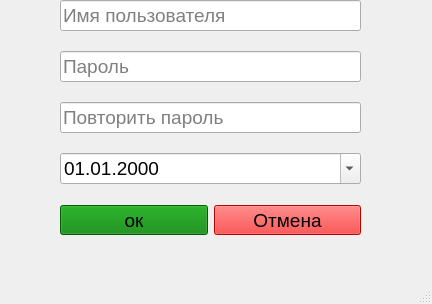
<?xml version="1.0" encoding="UTF-8"?>
<ui version="4.0">
 <class>RegisterWindow</class>
 <widget class="QMainWindow" name="RegisterWindow">
  <property name="geometry">
   <rect>
    <x>0</x>
    <y>0</y>
    <width>432</width>
    <height>304</height>
   </rect>
  </property>
  <property name="windowTitle">
   <string>Регистрация</string>
  </property>
  <widget class="QWidget" name="centralwidget">
   <widget class="QWidget" name="verticalLayoutWidget">
    <property name="geometry">
     <rect>
      <x>40</x>
      <y>0</y>
      <width>341</width>
      <height>235</height>
     </rect>
    </property>
    <layout class="QVBoxLayout" name="verticalLayout">
     <property name="spacing">
      <number>20</number>
     </property>
     <property name="leftMargin">
      <number>20</number>
     </property>
     <property name="rightMargin">
      <number>20</number>
     </property>
     <item>
      <widget class="QLineEdit" name="InputPassword_2">
       <property name="font">
        <font>
         <pointsize>14</pointsize>
        </font>
       </property>
       <property name="placeholderText">
        <string>Имя пользователя</string>
       </property>
      </widget>
     </item>
     <item>
      <widget class="QLineEdit" name="InputPassword">
       <property name="font">
        <font>
         <pointsize>14</pointsize>
        </font>
       </property>
       <property name="placeholderText">
        <string>Пароль</string>
       </property>
      </widget>
     </item>
     <item>
      <widget class="QLineEdit" name="InputPssword2">
       <property name="font">
        <font>
         <pointsize>14</pointsize>
        </font>
       </property>
       <property name="placeholderText">
        <string>Повторить пароль</string>
       </property>
      </widget>
     </item>
     <item>
      <widget class="QDateEdit" name="InputDate">
       <property name="font">
        <font>
         <pointsize>14</pointsize>
        </font>
       </property>
       <property name="specialValueText">
        <string extracomment="Дата рождения">Дата рождения</string>
       </property>
       <property name="displayFormat">
        <string>dd.MM.yyyy</string>
       </property>
       <property name="calendarPopup">
        <bool>true</bool>
       </property>
       <property name="timeSpec">
        <enum>Qt::LocalTime</enum>
       </property>
      </widget>
     </item>
     <item>
      <layout class="QHBoxLayout" name="horizontalLayout">
       <property name="spacing">
        <number>6</number>
       </property>
       <property name="sizeConstraint">
        <enum>QLayout::SetMinimumSize</enum>
       </property>
       <property name="topMargin">
        <number>1</number>
       </property>
       <item>
        <widget class="QPushButton" name="BtnReg">
         <property name="font">
          <font>
           <pointsize>14</pointsize>
          </font>
         </property>
         <property name="styleSheet">
          <string notr="true">background: green;
</string>
         </property>
         <property name="text">
          <string>ок</string>
         </property>
        </widget>
       </item>
       <item>
        <widget class="QPushButton" name="BtnCansel">
         <property name="font">
          <font>
           <pointsize>14</pointsize>
          </font>
         </property>
         <property name="styleSheet">
          <string notr="true">background: red
</string>
         </property>
         <property name="text">
          <string>Отмена</string>
         </property>
        </widget>
       </item>
      </layout>
     </item>
    </layout>
   </widget>
  </widget>
  <widget class="QMenuBar" name="menubar">
   <property name="geometry">
    <rect>
     <x>0</x>
     <y>0</y>
     <width>432</width>
     <height>22</height>
    </rect>
   </property>
  </widget>
  <widget class="QStatusBar" name="statusbar"/>
 </widget>
 <resources/>
 <connections/>
</ui>
